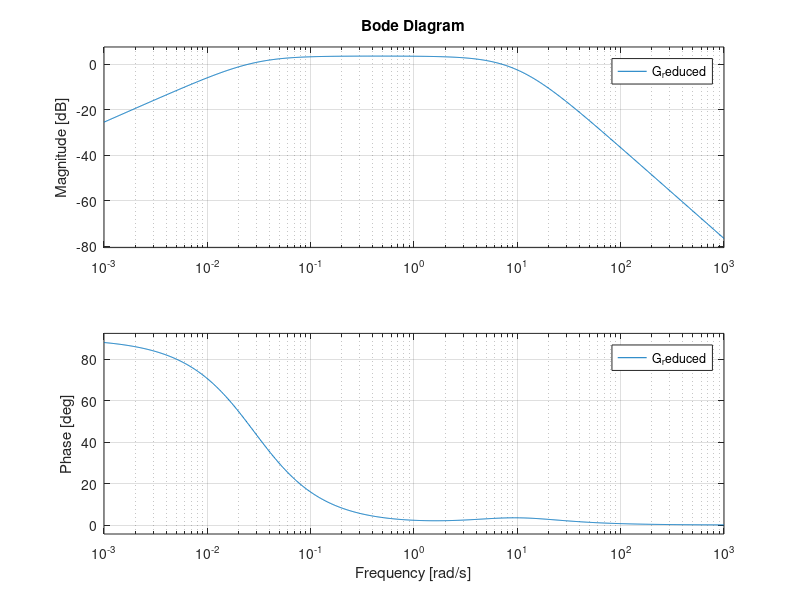

MATLAB code for this plot:
% Cubli model parameters
J_w=0.601e-3;
J_f=4.8e-3;
B_w=17.03e-6;
B_f=7.7e-3;
m_w=0.222;
m_f=0.77-m_w;%0.354;
g=9.82;
l_w=0.093;
l_f=0.08498;%0.076;

% Transfer function of the system
s=tf('s');
G=(-J_w*s^2)/((J_w*s^2+B_w*s)*((J_f+m_w*l_w^2)*s^2+B_f*s-(m_w*l_w+m_f*l_f)*g+((B_w*J_w*s^3)/(J_w*s^2+B_w*s))));
G_reduced=minreal(G);   % Equal poles and zeros cancelled each other

% Bode diagram
bode(G_reduced);
